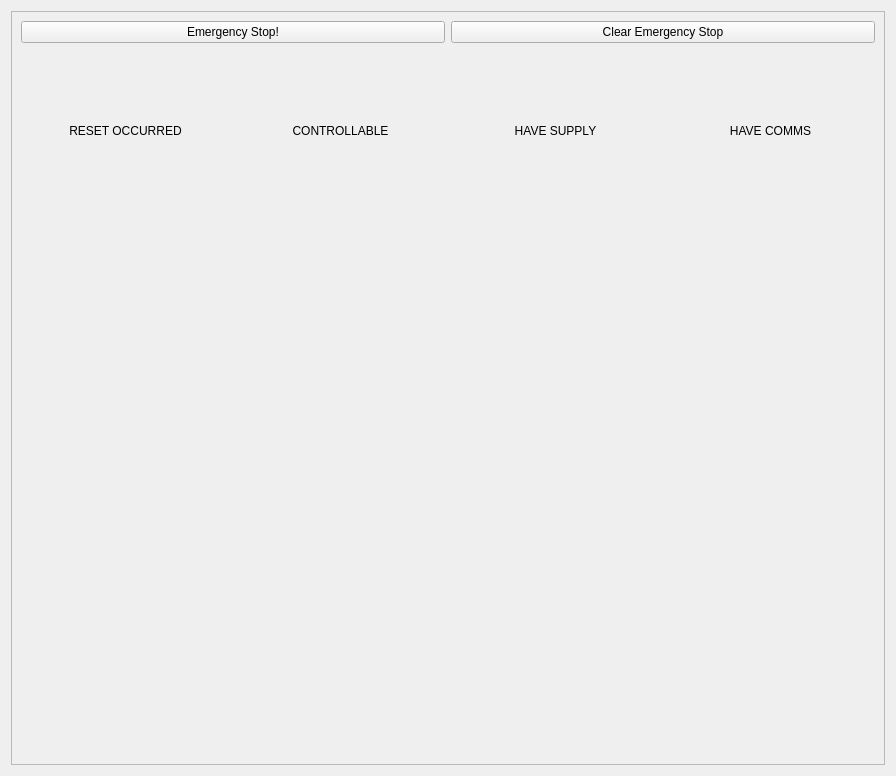
<?xml version="1.0" encoding="UTF-8"?>
<ui version="4.0">
 <class>ControllerStatusPanelWidget</class>
 <widget class="QWidget" name="ControllerStatusPanelWidget">
  <property name="geometry">
   <rect>
    <x>0</x>
    <y>0</y>
    <width>896</width>
    <height>776</height>
   </rect>
  </property>
  <property name="windowTitle">
   <string>Form</string>
  </property>
  <layout class="QGridLayout" name="gridLayout_2">
   <item row="0" column="0">
    <widget class="QScrollArea" name="scrollArea">
     <property name="widgetResizable">
      <bool>true</bool>
     </property>
     <widget class="QWidget" name="scrollAreaWidgetContents_2">
      <property name="geometry">
       <rect>
        <x>0</x>
        <y>0</y>
        <width>876</width>
        <height>756</height>
       </rect>
      </property>
      <layout class="QGridLayout" name="gridLayout_5">
       <item row="3" column="0">
        <widget class="QwtPlot" name="raw_joint_states_plot"/>
       </item>
       <item row="2" column="0">
        <widget class="QwtPlot" name="joint_states_plot"/>
       </item>
       <item row="0" column="0" rowspan="2" colspan="2">
        <layout class="QGridLayout" name="gridLayout_3">
         <item row="2" column="0">
          <widget class="QLabel" name="reset_occurred_icon">
           <property name="frameShape">
            <enum>QFrame::NoFrame</enum>
           </property>
           <property name="frameShadow">
            <enum>QFrame::Plain</enum>
           </property>
           <property name="lineWidth">
            <number>1</number>
           </property>
           <property name="text">
            <string>&lt;reset_occured_icon&gt;</string>
           </property>
           <property name="alignment">
            <set>Qt::AlignCenter</set>
           </property>
          </widget>
         </item>
         <item row="2" column="2">
          <widget class="QLabel" name="have_supply_icon">
           <property name="frameShape">
            <enum>QFrame::NoFrame</enum>
           </property>
           <property name="text">
            <string>&lt;have_supply_icon&gt;</string>
           </property>
           <property name="alignment">
            <set>Qt::AlignCenter</set>
           </property>
          </widget>
         </item>
         <item row="2" column="3">
          <widget class="QLabel" name="have_comms_icon">
           <property name="text">
            <string>&lt;have_comms_icon&gt;</string>
           </property>
           <property name="alignment">
            <set>Qt::AlignCenter</set>
           </property>
          </widget>
         </item>
         <item row="1" column="0">
          <widget class="QLabel" name="reset_occured_label">
           <property name="text">
            <string>RESET OCCURRED</string>
           </property>
           <property name="alignment">
            <set>Qt::AlignCenter</set>
           </property>
          </widget>
         </item>
         <item row="1" column="1">
          <widget class="QLabel" name="controllable_label">
           <property name="text">
            <string>CONTROLLABLE</string>
           </property>
           <property name="alignment">
            <set>Qt::AlignCenter</set>
           </property>
          </widget>
         </item>
         <item row="1" column="2">
          <widget class="QLabel" name="have_supply_label">
           <property name="text">
            <string>HAVE SUPPLY</string>
           </property>
           <property name="alignment">
            <set>Qt::AlignCenter</set>
           </property>
          </widget>
         </item>
         <item row="1" column="3">
          <widget class="QLabel" name="have_comms_label">
           <property name="text">
            <string>HAVE COMMS</string>
           </property>
           <property name="alignment">
            <set>Qt::AlignCenter</set>
           </property>
          </widget>
         </item>
         <item row="0" column="0" colspan="2">
          <widget class="QPushButton" name="emergency_stop_button">
           <property name="text">
            <string>Emergency Stop!</string>
           </property>
          </widget>
         </item>
         <item row="0" column="2" colspan="2">
          <widget class="QPushButton" name="clear_emergency_stop_button">
           <property name="text">
            <string>Clear Emergency Stop</string>
           </property>
          </widget>
         </item>
         <item row="2" column="1">
          <widget class="QLabel" name="controllable_icon">
           <property name="text">
            <string>&lt;controllable_icon&gt;</string>
           </property>
           <property name="alignment">
            <set>Qt::AlignCenter</set>
           </property>
          </widget>
         </item>
        </layout>
       </item>
      </layout>
     </widget>
    </widget>
   </item>
  </layout>
 </widget>
 <customwidgets>
  <customwidget>
   <class>QwtPlot</class>
   <extends>QFrame</extends>
   <header>qwt/qwt_plot.h</header>
  </customwidget>
 </customwidgets>
 <resources/>
 <connections/>
</ui>
